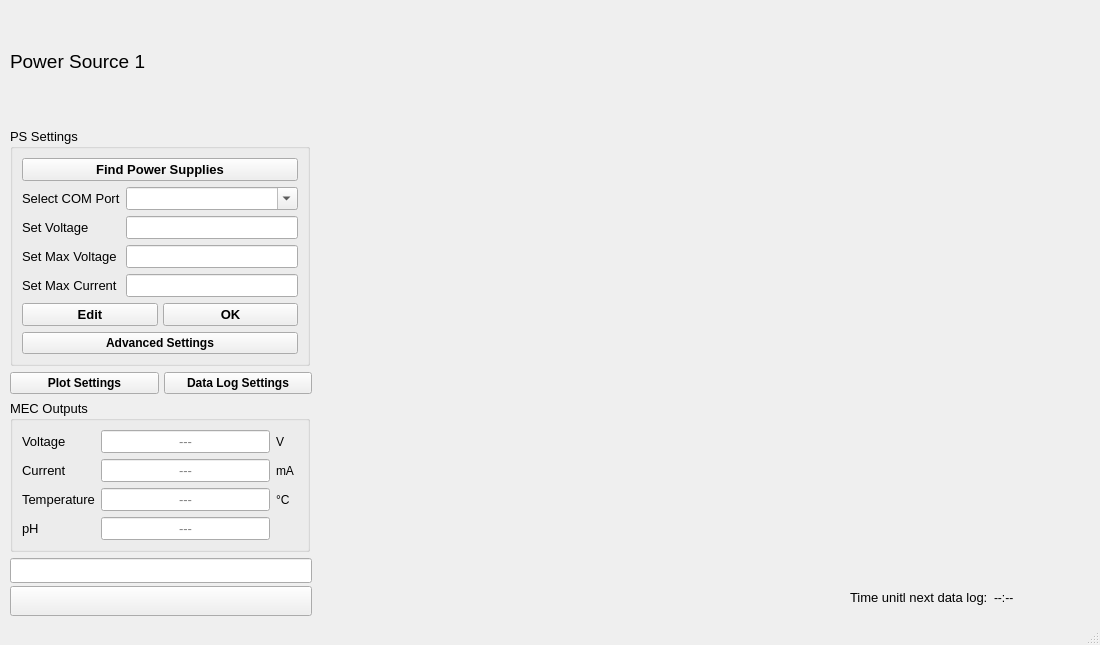
<?xml version="1.0" encoding="UTF-8"?>
<ui version="4.0">
 <class>MainWindow</class>
 <widget class="QMainWindow" name="MainWindow">
  <property name="geometry">
   <rect>
    <x>0</x>
    <y>0</y>
    <width>1100</width>
    <height>645</height>
   </rect>
  </property>
  <property name="minimumSize">
   <size>
    <width>1100</width>
    <height>645</height>
   </size>
  </property>
  <property name="maximumSize">
   <size>
    <width>1100</width>
    <height>645</height>
   </size>
  </property>
  <property name="windowTitle">
   <string>MainWindow</string>
  </property>
  <widget class="QWidget" name="centralwidget">
   <widget class="PlotWidget" name="graphWidget" native="true">
    <property name="geometry">
     <rect>
      <x>320</x>
      <y>0</y>
      <width>771</width>
      <height>581</height>
     </rect>
    </property>
   </widget>
   <widget class="QWidget" name="layoutWidget">
    <property name="geometry">
     <rect>
      <x>850</x>
      <y>590</y>
      <width>241</width>
      <height>23</height>
     </rect>
    </property>
    <layout class="QFormLayout" name="formLayout_3">
     <item row="0" column="0">
      <widget class="QLabel" name="timeuntilLabel">
       <property name="font">
        <font>
         <pointsize>10</pointsize>
        </font>
       </property>
       <property name="text">
        <string>Time unitl next data log:</string>
       </property>
      </widget>
     </item>
     <item row="0" column="1">
      <widget class="QLabel" name="timerLabel">
       <property name="text">
        <string>--:--</string>
       </property>
      </widget>
     </item>
    </layout>
   </widget>
   <widget class="QWidget" name="layoutWidget">
    <property name="geometry">
     <rect>
      <x>10</x>
      <y>1</y>
      <width>302</width>
      <height>615</height>
     </rect>
    </property>
    <layout class="QVBoxLayout" name="verticalLayout_2" stretch="0,0,0,0,0">
     <item>
      <widget class="QLabel" name="label">
       <property name="minimumSize">
        <size>
         <width>0</width>
         <height>0</height>
        </size>
       </property>
       <property name="maximumSize">
        <size>
         <width>16777215</width>
         <height>16777215</height>
        </size>
       </property>
       <property name="font">
        <font>
         <pointsize>14</pointsize>
        </font>
       </property>
       <property name="text">
        <string>Power Source 1</string>
       </property>
      </widget>
     </item>
     <item>
      <widget class="QGroupBox" name="groupBox">
       <property name="minimumSize">
        <size>
         <width>300</width>
         <height>0</height>
        </size>
       </property>
       <property name="maximumSize">
        <size>
         <width>300</width>
         <height>16777215</height>
        </size>
       </property>
       <property name="font">
        <font>
         <pointsize>10</pointsize>
        </font>
       </property>
       <property name="title">
        <string>PS Settings</string>
       </property>
       <layout class="QFormLayout" name="formLayout_2">
        <item row="0" column="0" colspan="2">
         <widget class="QPushButton" name="findPSButton">
          <property name="minimumSize">
           <size>
            <width>0</width>
            <height>0</height>
           </size>
          </property>
          <property name="maximumSize">
           <size>
            <width>16777215</width>
            <height>16777215</height>
           </size>
          </property>
          <property name="font">
           <font>
            <pointsize>10</pointsize>
            <weight>75</weight>
            <bold>true</bold>
           </font>
          </property>
          <property name="text">
           <string>Find Power Supplies</string>
          </property>
         </widget>
        </item>
        <item row="1" column="0">
         <widget class="QLabel" name="portboxLabel">
          <property name="font">
           <font>
            <pointsize>10</pointsize>
           </font>
          </property>
          <property name="text">
           <string>Select COM Port</string>
          </property>
         </widget>
        </item>
        <item row="1" column="1">
         <widget class="QComboBox" name="comBox">
          <property name="maximumSize">
           <size>
            <width>16777215</width>
            <height>16777215</height>
           </size>
          </property>
          <property name="editable">
           <bool>true</bool>
          </property>
         </widget>
        </item>
        <item row="2" column="0">
         <widget class="QLabel" name="label_2">
          <property name="font">
           <font>
            <pointsize>10</pointsize>
           </font>
          </property>
          <property name="text">
           <string>Set Voltage</string>
          </property>
         </widget>
        </item>
        <item row="2" column="1">
         <widget class="QLineEdit" name="setvoltageDisplay">
          <property name="alignment">
           <set>Qt::AlignCenter</set>
          </property>
          <property name="readOnly">
           <bool>true</bool>
          </property>
         </widget>
        </item>
        <item row="3" column="0">
         <widget class="QLabel" name="label_4">
          <property name="font">
           <font>
            <pointsize>10</pointsize>
           </font>
          </property>
          <property name="text">
           <string>Set Max Voltage</string>
          </property>
         </widget>
        </item>
        <item row="3" column="1">
         <widget class="QLineEdit" name="maxvoltageDisplay">
          <property name="alignment">
           <set>Qt::AlignCenter</set>
          </property>
          <property name="readOnly">
           <bool>true</bool>
          </property>
         </widget>
        </item>
        <item row="4" column="0">
         <widget class="QLabel" name="label_3">
          <property name="font">
           <font>
            <pointsize>10</pointsize>
           </font>
          </property>
          <property name="text">
           <string>Set Max Current</string>
          </property>
         </widget>
        </item>
        <item row="4" column="1">
         <widget class="QLineEdit" name="maxcurrentDisplay">
          <property name="alignment">
           <set>Qt::AlignCenter</set>
          </property>
          <property name="readOnly">
           <bool>true</bool>
          </property>
         </widget>
        </item>
        <item row="5" column="0" colspan="2">
         <layout class="QHBoxLayout" name="horizontalLayout_2">
          <property name="spacing">
           <number>5</number>
          </property>
          <item>
           <widget class="QPushButton" name="settingsEditButton">
            <property name="minimumSize">
             <size>
              <width>0</width>
              <height>0</height>
             </size>
            </property>
            <property name="maximumSize">
             <size>
              <width>16777215</width>
              <height>16777215</height>
             </size>
            </property>
            <property name="font">
             <font>
              <pointsize>10</pointsize>
              <weight>75</weight>
              <bold>true</bold>
             </font>
            </property>
            <property name="text">
             <string>Edit</string>
            </property>
           </widget>
          </item>
          <item>
           <widget class="QPushButton" name="settingsOKButton">
            <property name="minimumSize">
             <size>
              <width>0</width>
              <height>0</height>
             </size>
            </property>
            <property name="maximumSize">
             <size>
              <width>16777215</width>
              <height>16777215</height>
             </size>
            </property>
            <property name="font">
             <font>
              <pointsize>10</pointsize>
              <weight>75</weight>
              <bold>true</bold>
             </font>
            </property>
            <property name="text">
             <string>OK</string>
            </property>
           </widget>
          </item>
         </layout>
        </item>
        <item row="6" column="0" colspan="2">
         <widget class="QPushButton" name="advsetButton">
          <property name="minimumSize">
           <size>
            <width>0</width>
            <height>0</height>
           </size>
          </property>
          <property name="maximumSize">
           <size>
            <width>16777215</width>
            <height>16777215</height>
           </size>
          </property>
          <property name="font">
           <font>
            <pointsize>9</pointsize>
            <weight>75</weight>
            <bold>true</bold>
           </font>
          </property>
          <property name="text">
           <string>Advanced Settings</string>
          </property>
         </widget>
        </item>
       </layout>
      </widget>
     </item>
     <item>
      <layout class="QHBoxLayout" name="horizontalLayout_5">
       <property name="spacing">
        <number>5</number>
       </property>
       <property name="rightMargin">
        <number>0</number>
       </property>
       <item>
        <widget class="QPushButton" name="plotsetButton">
         <property name="minimumSize">
          <size>
           <width>0</width>
           <height>0</height>
          </size>
         </property>
         <property name="maximumSize">
          <size>
           <width>16777215</width>
           <height>16777215</height>
          </size>
         </property>
         <property name="font">
          <font>
           <pointsize>9</pointsize>
           <weight>75</weight>
           <bold>true</bold>
          </font>
         </property>
         <property name="text">
          <string>Plot Settings</string>
         </property>
        </widget>
       </item>
       <item>
        <widget class="QPushButton" name="datalogButton">
         <property name="minimumSize">
          <size>
           <width>0</width>
           <height>0</height>
          </size>
         </property>
         <property name="maximumSize">
          <size>
           <width>16777215</width>
           <height>16777215</height>
          </size>
         </property>
         <property name="font">
          <font>
           <pointsize>9</pointsize>
           <weight>75</weight>
           <bold>true</bold>
          </font>
         </property>
         <property name="text">
          <string>Data Log Settings</string>
         </property>
        </widget>
       </item>
      </layout>
     </item>
     <item>
      <widget class="QGroupBox" name="groupBox_2">
       <property name="minimumSize">
        <size>
         <width>300</width>
         <height>0</height>
        </size>
       </property>
       <property name="maximumSize">
        <size>
         <width>300</width>
         <height>16777215</height>
        </size>
       </property>
       <property name="font">
        <font>
         <pointsize>10</pointsize>
        </font>
       </property>
       <property name="title">
        <string>MEC Outputs</string>
       </property>
       <layout class="QFormLayout" name="formLayout">
        <item row="0" column="0">
         <widget class="QLabel" name="label_5">
          <property name="text">
           <string>Voltage</string>
          </property>
         </widget>
        </item>
        <item row="1" column="0">
         <widget class="QLabel" name="currentLabel">
          <property name="font">
           <font>
            <pointsize>10</pointsize>
           </font>
          </property>
          <property name="autoFillBackground">
           <bool>false</bool>
          </property>
          <property name="text">
           <string>Current</string>
          </property>
         </widget>
        </item>
        <item row="1" column="1">
         <layout class="QHBoxLayout" name="horizontalLayout">
          <item>
           <widget class="QLineEdit" name="currentDisplay">
            <property name="maximumSize">
             <size>
              <width>16777215</width>
              <height>16777215</height>
             </size>
            </property>
            <property name="font">
             <font>
              <pointsize>10</pointsize>
             </font>
            </property>
            <property name="cursor">
             <cursorShape>ArrowCursor</cursorShape>
            </property>
            <property name="alignment">
             <set>Qt::AlignCenter</set>
            </property>
            <property name="readOnly">
             <bool>true</bool>
            </property>
            <property name="placeholderText">
             <string>---</string>
            </property>
           </widget>
          </item>
          <item>
           <widget class="QLabel" name="currentunitLabel">
            <property name="minimumSize">
             <size>
              <width>22</width>
              <height>0</height>
             </size>
            </property>
            <property name="maximumSize">
             <size>
              <width>16777215</width>
              <height>16777215</height>
             </size>
            </property>
            <property name="font">
             <font>
              <pointsize>9</pointsize>
             </font>
            </property>
            <property name="text">
             <string>mA</string>
            </property>
           </widget>
          </item>
         </layout>
        </item>
        <item row="2" column="0">
         <widget class="QLabel" name="tempLabel">
          <property name="font">
           <font>
            <pointsize>10</pointsize>
           </font>
          </property>
          <property name="text">
           <string>Temperature</string>
          </property>
         </widget>
        </item>
        <item row="2" column="1">
         <layout class="QHBoxLayout" name="horizontalLayout_3">
          <item>
           <widget class="QLineEdit" name="tempDisplay">
            <property name="maximumSize">
             <size>
              <width>16777215</width>
              <height>16777215</height>
             </size>
            </property>
            <property name="font">
             <font>
              <pointsize>10</pointsize>
             </font>
            </property>
            <property name="cursor">
             <cursorShape>ArrowCursor</cursorShape>
            </property>
            <property name="alignment">
             <set>Qt::AlignCenter</set>
            </property>
            <property name="dragEnabled">
             <bool>false</bool>
            </property>
            <property name="readOnly">
             <bool>true</bool>
            </property>
            <property name="placeholderText">
             <string>---</string>
            </property>
           </widget>
          </item>
          <item>
           <widget class="QLabel" name="tempunitLabel">
            <property name="minimumSize">
             <size>
              <width>22</width>
              <height>0</height>
             </size>
            </property>
            <property name="maximumSize">
             <size>
              <width>16777215</width>
              <height>16777215</height>
             </size>
            </property>
            <property name="font">
             <font>
              <pointsize>9</pointsize>
             </font>
            </property>
            <property name="text">
             <string>°C </string>
            </property>
           </widget>
          </item>
         </layout>
        </item>
        <item row="3" column="0">
         <widget class="QLabel" name="pHLabel">
          <property name="font">
           <font>
            <pointsize>10</pointsize>
           </font>
          </property>
          <property name="text">
           <string>pH</string>
          </property>
         </widget>
        </item>
        <item row="3" column="1">
         <layout class="QHBoxLayout" name="horizontalLayout_4">
          <item>
           <widget class="QLineEdit" name="pHDisplay">
            <property name="maximumSize">
             <size>
              <width>16777215</width>
              <height>16777215</height>
             </size>
            </property>
            <property name="font">
             <font>
              <pointsize>10</pointsize>
             </font>
            </property>
            <property name="cursor">
             <cursorShape>ArrowCursor</cursorShape>
            </property>
            <property name="alignment">
             <set>Qt::AlignCenter</set>
            </property>
            <property name="readOnly">
             <bool>true</bool>
            </property>
            <property name="placeholderText">
             <string>---</string>
            </property>
           </widget>
          </item>
          <item>
           <widget class="QLabel" name="pHblankLabel">
            <property name="minimumSize">
             <size>
              <width>22</width>
              <height>0</height>
             </size>
            </property>
            <property name="maximumSize">
             <size>
              <width>16777215</width>
              <height>16777215</height>
             </size>
            </property>
            <property name="text">
             <string/>
            </property>
           </widget>
          </item>
         </layout>
        </item>
        <item row="0" column="1">
         <layout class="QHBoxLayout" name="horizontalLayout_6">
          <item>
           <widget class="QLineEdit" name="voltageDisplay">
            <property name="maximumSize">
             <size>
              <width>16777215</width>
              <height>16777215</height>
             </size>
            </property>
            <property name="font">
             <font>
              <pointsize>10</pointsize>
             </font>
            </property>
            <property name="cursor">
             <cursorShape>ArrowCursor</cursorShape>
            </property>
            <property name="alignment">
             <set>Qt::AlignCenter</set>
            </property>
            <property name="readOnly">
             <bool>true</bool>
            </property>
            <property name="placeholderText">
             <string>---</string>
            </property>
           </widget>
          </item>
          <item>
           <widget class="QLabel" name="currentunitLabel_2">
            <property name="minimumSize">
             <size>
              <width>22</width>
              <height>0</height>
             </size>
            </property>
            <property name="maximumSize">
             <size>
              <width>16777215</width>
              <height>16777215</height>
             </size>
            </property>
            <property name="font">
             <font>
              <pointsize>9</pointsize>
             </font>
            </property>
            <property name="text">
             <string>V</string>
            </property>
           </widget>
          </item>
         </layout>
        </item>
       </layout>
      </widget>
     </item>
     <item>
      <layout class="QVBoxLayout" name="verticalLayout">
       <property name="spacing">
        <number>3</number>
       </property>
       <property name="sizeConstraint">
        <enum>QLayout::SetMaximumSize</enum>
       </property>
       <item>
        <widget class="QLineEdit" name="onlineDisplay">
         <property name="minimumSize">
          <size>
           <width>0</width>
           <height>25</height>
          </size>
         </property>
         <property name="maximumSize">
          <size>
           <width>16777215</width>
           <height>25</height>
          </size>
         </property>
         <property name="font">
          <font>
           <pointsize>10</pointsize>
          </font>
         </property>
         <property name="cursor">
          <cursorShape>ArrowCursor</cursorShape>
         </property>
         <property name="text">
          <string/>
         </property>
         <property name="alignment">
          <set>Qt::AlignCenter</set>
         </property>
         <property name="readOnly">
          <bool>true</bool>
         </property>
        </widget>
       </item>
       <item>
        <widget class="QPushButton" name="startButton">
         <property name="minimumSize">
          <size>
           <width>0</width>
           <height>30</height>
          </size>
         </property>
         <property name="maximumSize">
          <size>
           <width>16777215</width>
           <height>30</height>
          </size>
         </property>
         <property name="font">
          <font>
           <pointsize>9</pointsize>
           <weight>75</weight>
           <bold>true</bold>
          </font>
         </property>
         <property name="text">
          <string/>
         </property>
         <property name="checkable">
          <bool>true</bool>
         </property>
        </widget>
       </item>
      </layout>
     </item>
    </layout>
   </widget>
  </widget>
  <widget class="QMenuBar" name="menubar">
   <property name="geometry">
    <rect>
     <x>0</x>
     <y>0</y>
     <width>1100</width>
     <height>26</height>
    </rect>
   </property>
  </widget>
  <widget class="QStatusBar" name="statusbar"/>
 </widget>
 <customwidgets>
  <customwidget>
   <class>PlotWidget</class>
   <extends>QWidget</extends>
   <header>pyqtgraph</header>
   <container>1</container>
  </customwidget>
 </customwidgets>
 <resources/>
 <connections/>
</ui>
